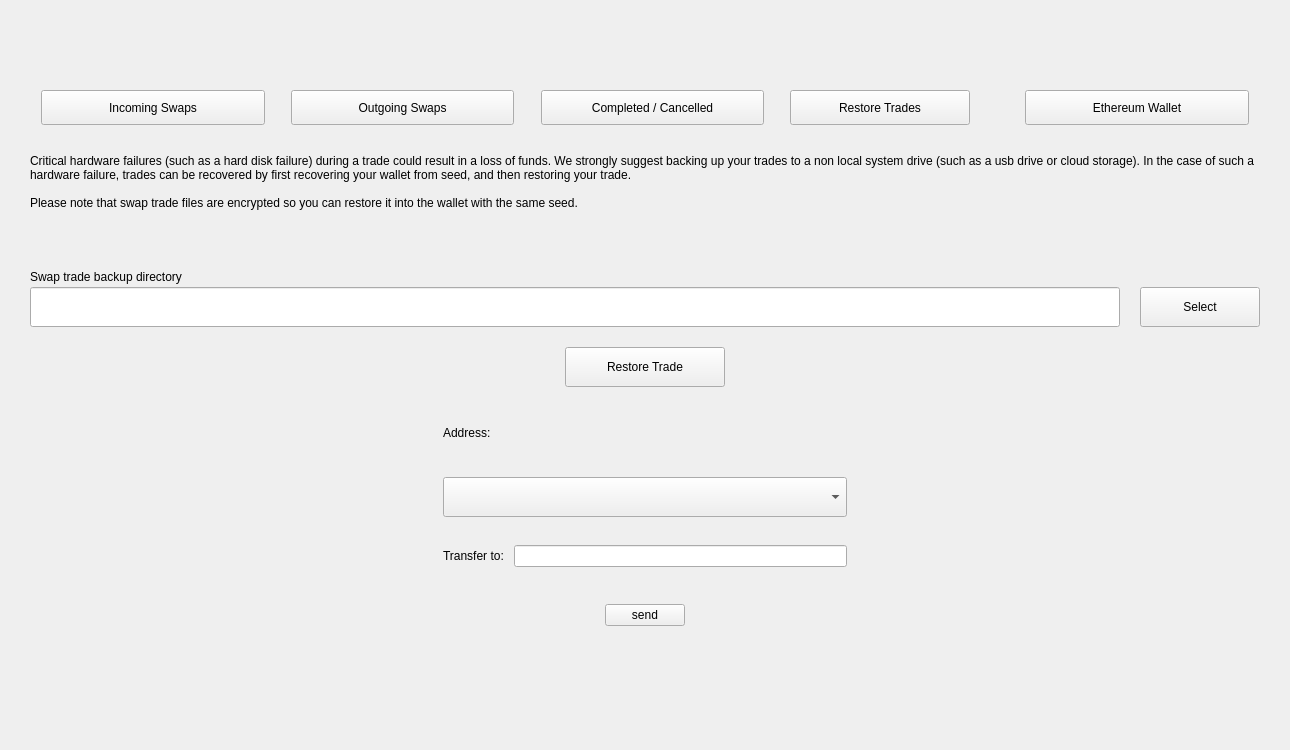
<?xml version="1.0" encoding="UTF-8"?>
<ui version="4.0">
 <class>SwapList</class>
 <widget class="QWidget" name="SwapList">
  <property name="geometry">
   <rect>
    <x>0</x>
    <y>0</y>
    <width>1290</width>
    <height>750</height>
   </rect>
  </property>
  <property name="windowTitle">
   <string>Form</string>
  </property>
  <layout class="QVBoxLayout" name="verticalLayout_3">
   <property name="spacing">
    <number>15</number>
   </property>
   <property name="leftMargin">
    <number>30</number>
   </property>
   <property name="topMargin">
    <number>90</number>
   </property>
   <property name="rightMargin">
    <number>30</number>
   </property>
   <property name="bottomMargin">
    <number>20</number>
   </property>
   <item>
    <layout class="QHBoxLayout" name="horizontalLayout_2" stretch="1,20,1,20,1,20,1,0,0,20,1">
     <item>
      <spacer name="horizontalSpacer_5">
       <property name="orientation">
        <enum>Qt::Horizontal</enum>
       </property>
       <property name="sizeHint" stdset="0">
        <size>
         <width>40</width>
         <height>20</height>
        </size>
       </property>
      </spacer>
     </item>
     <item>
      <widget class="control::MwcToolButtonUnderscore" name="incomingSwaps">
       <property name="minimumSize">
        <size>
         <width>180</width>
         <height>35</height>
        </size>
       </property>
       <property name="maximumSize">
        <size>
         <width>999</width>
         <height>35</height>
        </size>
       </property>
       <property name="toolTip">
        <string>Show accepted swap trades</string>
       </property>
       <property name="text">
        <string>Incoming Swaps</string>
       </property>
       <property name="checkable">
        <bool>true</bool>
       </property>
       <property name="popupMode">
        <enum>QToolButton::InstantPopup</enum>
       </property>
       <property name="toolButtonStyle">
        <enum>Qt::ToolButtonTextOnly</enum>
       </property>
      </widget>
     </item>
     <item>
      <spacer name="horizontalSpacer_6">
       <property name="orientation">
        <enum>Qt::Horizontal</enum>
       </property>
       <property name="sizeHint" stdset="0">
        <size>
         <width>40</width>
         <height>20</height>
        </size>
       </property>
      </spacer>
     </item>
     <item>
      <widget class="control::MwcToolButtonUnderscore" name="outgoingSwaps">
       <property name="minimumSize">
        <size>
         <width>180</width>
         <height>35</height>
        </size>
       </property>
       <property name="maximumSize">
        <size>
         <width>999</width>
         <height>35</height>
        </size>
       </property>
       <property name="toolTip">
        <string>Show accepted swap trades</string>
       </property>
       <property name="text">
        <string>Outgoing Swaps</string>
       </property>
       <property name="checkable">
        <bool>true</bool>
       </property>
       <property name="popupMode">
        <enum>QToolButton::InstantPopup</enum>
       </property>
       <property name="toolButtonStyle">
        <enum>Qt::ToolButtonTextOnly</enum>
       </property>
      </widget>
     </item>
     <item>
      <spacer name="horizontalSpacer_9">
       <property name="orientation">
        <enum>Qt::Horizontal</enum>
       </property>
       <property name="sizeHint" stdset="0">
        <size>
         <width>40</width>
         <height>20</height>
        </size>
       </property>
      </spacer>
     </item>
     <item>
      <widget class="control::MwcToolButtonUnderscore" name="completedSwaps">
       <property name="minimumSize">
        <size>
         <width>220</width>
         <height>35</height>
        </size>
       </property>
       <property name="maximumSize">
        <size>
         <width>999</width>
         <height>35</height>
        </size>
       </property>
       <property name="toolTip">
        <string>Show accepted swap trades</string>
       </property>
       <property name="text">
        <string>Completed / Cancelled</string>
       </property>
       <property name="checkable">
        <bool>true</bool>
       </property>
       <property name="popupMode">
        <enum>QToolButton::InstantPopup</enum>
       </property>
       <property name="toolButtonStyle">
        <enum>Qt::ToolButtonTextOnly</enum>
       </property>
      </widget>
     </item>
     <item>
      <spacer name="horizontalSpacer_14">
       <property name="orientation">
        <enum>Qt::Horizontal</enum>
       </property>
       <property name="sizeHint" stdset="0">
        <size>
         <width>40</width>
         <height>20</height>
        </size>
       </property>
      </spacer>
     </item>
     <item>
      <widget class="control::MwcToolButtonUnderscore" name="restoreTradesTab">
       <property name="minimumSize">
        <size>
         <width>180</width>
         <height>35</height>
        </size>
       </property>
       <property name="maximumSize">
        <size>
         <width>999</width>
         <height>35</height>
        </size>
       </property>
       <property name="toolTip">
        <string>Show accepted swap trades</string>
       </property>
       <property name="text">
        <string>Restore Trades</string>
       </property>
       <property name="checkable">
        <bool>true</bool>
       </property>
       <property name="popupMode">
        <enum>QToolButton::InstantPopup</enum>
       </property>
       <property name="toolButtonStyle">
        <enum>Qt::ToolButtonTextOnly</enum>
       </property>
      </widget>
     </item>
     <item>
      <spacer name="horizontalSpacer_11">
       <property name="orientation">
        <enum>Qt::Horizontal</enum>
       </property>
       <property name="sizeHint" stdset="0">
        <size>
         <width>40</width>
         <height>20</height>
        </size>
       </property>
      </spacer>
     </item>
     <item>
      <widget class="control::MwcToolButtonUnderscore" name="ethWalletTab">
       <property name="minimumSize">
        <size>
         <width>180</width>
         <height>35</height>
        </size>
       </property>
       <property name="maximumSize">
        <size>
         <width>999</width>
         <height>35</height>
        </size>
       </property>
       <property name="toolTip">
        <string>Ethereum Wallet</string>
       </property>
       <property name="text">
        <string>Ethereum Wallet</string>
       </property>
       <property name="checkable">
        <bool>true</bool>
       </property>
       <property name="popupMode">
        <enum>QToolButton::InstantPopup</enum>
       </property>
       <property name="toolButtonStyle">
        <enum>Qt::ToolButtonTextOnly</enum>
       </property>
      </widget>
     </item>
     <item>
      <spacer name="horizontalSpacer_10">
       <property name="orientation">
        <enum>Qt::Horizontal</enum>
       </property>
       <property name="sizeHint" stdset="0">
        <size>
         <width>40</width>
         <height>20</height>
        </size>
       </property>
      </spacer>
     </item>
    </layout>
   </item>
   <item>
    <widget class="QWidget" name="restoreTradeHolder" native="true">
     <property name="minimumSize">
      <size>
       <width>0</width>
       <height>0</height>
      </size>
     </property>
     <layout class="QVBoxLayout" name="verticalLayout_2">
      <property name="spacing">
       <number>20</number>
      </property>
      <property name="leftMargin">
       <number>0</number>
      </property>
      <property name="topMargin">
       <number>0</number>
      </property>
      <property name="rightMargin">
       <number>0</number>
      </property>
      <property name="bottomMargin">
       <number>0</number>
      </property>
      <item>
       <widget class="control::MwcLabelNormal" name="label">
        <property name="text">
         <string>
Critical hardware failures (such as a hard disk failure) during a trade could result in a loss of funds. We strongly suggest backing up your trades to a non local system drive (such as a usb drive or cloud storage). In the case of such a hardware failure, trades can be recovered by first recovering your wallet from seed, and then restoring your trade.

Please note that swap trade files are encrypted so you can restore it into the wallet with the same seed.</string>
        </property>
        <property name="alignment">
         <set>Qt::AlignLeading|Qt::AlignLeft|Qt::AlignVCenter</set>
        </property>
        <property name="wordWrap">
         <bool>true</bool>
        </property>
       </widget>
      </item>
      <item>
       <spacer name="verticalSpacer">
        <property name="orientation">
         <enum>Qt::Vertical</enum>
        </property>
        <property name="sizeHint" stdset="0">
         <size>
          <width>20</width>
          <height>40</height>
         </size>
        </property>
       </spacer>
      </item>
      <item>
       <layout class="QVBoxLayout" name="verticalLayout">
        <property name="spacing">
         <number>3</number>
        </property>
        <item>
         <widget class="control::MwcLabelSmall" name="label_10">
          <property name="maximumSize">
           <size>
            <width>16777215</width>
            <height>22</height>
           </size>
          </property>
          <property name="text">
           <string>Swap trade backup directory</string>
          </property>
         </widget>
        </item>
        <item>
         <layout class="QHBoxLayout" name="horizontalLayout">
          <property name="spacing">
           <number>20</number>
          </property>
          <item>
           <widget class="control::MwcLineEditNormal" name="swapBackupDir">
            <property name="minimumSize">
             <size>
              <width>0</width>
              <height>40</height>
             </size>
            </property>
            <property name="maximumSize">
             <size>
              <width>16777215</width>
              <height>40</height>
             </size>
            </property>
            <property name="toolTip">
             <string>Swap trades backup directory.</string>
            </property>
            <property name="maxLength">
             <number>64</number>
            </property>
           </widget>
          </item>
          <item>
           <widget class="control::MwcPushButtonNormal" name="selectBackupDirBtn">
            <property name="minimumSize">
             <size>
              <width>120</width>
              <height>40</height>
             </size>
            </property>
            <property name="maximumSize">
             <size>
              <width>120</width>
              <height>40</height>
             </size>
            </property>
            <property name="toolTip">
             <string>Select directory to backup swap trades</string>
            </property>
            <property name="text">
             <string>Select</string>
            </property>
           </widget>
          </item>
         </layout>
        </item>
       </layout>
      </item>
      <item>
       <layout class="QHBoxLayout" name="horizontalLayout_5">
        <item>
         <spacer name="horizontalSpacer_12">
          <property name="orientation">
           <enum>Qt::Horizontal</enum>
          </property>
          <property name="sizeHint" stdset="0">
           <size>
            <width>40</width>
            <height>20</height>
           </size>
          </property>
         </spacer>
        </item>
        <item>
         <widget class="control::MwcPushButtonNormal" name="restoreTradeBtn">
          <property name="minimumSize">
           <size>
            <width>160</width>
            <height>40</height>
           </size>
          </property>
          <property name="maximumSize">
           <size>
            <width>160</width>
            <height>40</height>
           </size>
          </property>
          <property name="text">
           <string>Restore Trade</string>
          </property>
         </widget>
        </item>
        <item>
         <spacer name="horizontalSpacer_13">
          <property name="orientation">
           <enum>Qt::Horizontal</enum>
          </property>
          <property name="sizeHint" stdset="0">
           <size>
            <width>40</width>
            <height>20</height>
           </size>
          </property>
         </spacer>
        </item>
       </layout>
      </item>
     </layout>
    </widget>
   </item>
   <item>
    <widget class="control::RichVBox" name="swapsTable" native="true">
     <property name="sizePolicy">
      <sizepolicy hsizetype="Preferred" vsizetype="Expanding">
       <horstretch>0</horstretch>
       <verstretch>0</verstretch>
      </sizepolicy>
     </property>
    </widget>
   </item>
   <item>
    <widget class="QWidget" name="ethWalletHolder" native="true">
     <property name="minimumSize">
      <size>
       <width>0</width>
       <height>200</height>
      </size>
     </property>
     <layout class="QHBoxLayout" name="horizontalLayout_7">
      <item>
       <spacer name="horizontalSpacer_15">
        <property name="orientation">
         <enum>Qt::Horizontal</enum>
        </property>
        <property name="sizeHint" stdset="0">
         <size>
          <width>396</width>
          <height>29</height>
         </size>
        </property>
       </spacer>
      </item>
      <item>
       <layout class="QVBoxLayout" name="verticalLayout_4">
        <item>
         <spacer name="verticalSpacer_3">
          <property name="orientation">
           <enum>Qt::Vertical</enum>
          </property>
          <property name="sizeHint" stdset="0">
           <size>
            <width>20</width>
            <height>40</height>
           </size>
          </property>
         </spacer>
        </item>
        <item>
         <widget class="QLabel" name="ethAddress">
          <property name="minimumSize">
           <size>
            <width>300</width>
            <height>0</height>
           </size>
          </property>
          <property name="text">
           <string>Address: </string>
          </property>
         </widget>
        </item>
        <item>
         <spacer name="verticalSpacer_9">
          <property name="orientation">
           <enum>Qt::Vertical</enum>
          </property>
          <property name="sizeType">
           <enum>QSizePolicy::Fixed</enum>
          </property>
          <property name="sizeHint" stdset="0">
           <size>
            <width>20</width>
            <height>40</height>
           </size>
          </property>
         </spacer>
        </item>
        <item>
         <widget class="control::MwcComboBox" name="ethTokenComboBox">
          <property name="sizePolicy">
           <sizepolicy hsizetype="Minimum" vsizetype="Fixed">
            <horstretch>0</horstretch>
            <verstretch>0</verstretch>
           </sizepolicy>
          </property>
          <property name="minimumSize">
           <size>
            <width>400</width>
            <height>40</height>
           </size>
          </property>
          <property name="maximumSize">
           <size>
            <width>16777215</width>
            <height>40</height>
           </size>
          </property>
         </widget>
        </item>
        <item>
         <spacer name="verticalSpacer_10">
          <property name="orientation">
           <enum>Qt::Vertical</enum>
          </property>
          <property name="sizeType">
           <enum>QSizePolicy::Fixed</enum>
          </property>
          <property name="sizeHint" stdset="0">
           <size>
            <width>20</width>
            <height>40</height>
           </size>
          </property>
         </spacer>
        </item>
        <item>
         <layout class="QHBoxLayout" name="horizontalLayout_3">
          <item>
           <widget class="QLabel" name="label_2">
            <property name="text">
             <string>Transfer to: </string>
            </property>
           </widget>
          </item>
          <item>
           <widget class="QLineEdit" name="lineEdit"/>
          </item>
         </layout>
        </item>
        <item>
         <spacer name="verticalSpacer_11">
          <property name="orientation">
           <enum>Qt::Vertical</enum>
          </property>
          <property name="sizeType">
           <enum>QSizePolicy::Fixed</enum>
          </property>
          <property name="sizeHint" stdset="0">
           <size>
            <width>20</width>
            <height>40</height>
           </size>
          </property>
         </spacer>
        </item>
        <item alignment="Qt::AlignHCenter">
         <widget class="control::MwcPushButtonNormal" name="pushButton">
          <property name="sizePolicy">
           <sizepolicy hsizetype="Maximum" vsizetype="Fixed">
            <horstretch>0</horstretch>
            <verstretch>0</verstretch>
           </sizepolicy>
          </property>
          <property name="minimumSize">
           <size>
            <width>80</width>
            <height>0</height>
           </size>
          </property>
          <property name="text">
           <string>send</string>
          </property>
         </widget>
        </item>
        <item>
         <spacer name="verticalSpacer_5">
          <property name="orientation">
           <enum>Qt::Vertical</enum>
          </property>
          <property name="sizeHint" stdset="0">
           <size>
            <width>20</width>
            <height>40</height>
           </size>
          </property>
         </spacer>
        </item>
       </layout>
      </item>
      <item>
       <spacer name="horizontalSpacer_4">
        <property name="orientation">
         <enum>Qt::Horizontal</enum>
        </property>
        <property name="sizeHint" stdset="0">
         <size>
          <width>396</width>
          <height>179</height>
         </size>
        </property>
       </spacer>
      </item>
     </layout>
    </widget>
   </item>
   <item>
    <widget class="QWidget" name="refreshBtnsHolder" native="true">
     <property name="minimumSize">
      <size>
       <width>0</width>
       <height>0</height>
      </size>
     </property>
     <layout class="QHBoxLayout" name="horizontalLayout_6">
      <property name="leftMargin">
       <number>0</number>
      </property>
      <property name="topMargin">
       <number>0</number>
      </property>
      <property name="rightMargin">
       <number>0</number>
      </property>
      <property name="bottomMargin">
       <number>0</number>
      </property>
      <item>
       <spacer name="horizontalSpacer">
        <property name="orientation">
         <enum>Qt::Horizontal</enum>
        </property>
        <property name="sizeHint" stdset="0">
         <size>
          <width>435</width>
          <height>17</height>
         </size>
        </property>
       </spacer>
      </item>
      <item>
       <widget class="control::MwcPushButtonRound" name="newTradeButton">
        <property name="minimumSize">
         <size>
          <width>40</width>
          <height>40</height>
         </size>
        </property>
        <property name="maximumSize">
         <size>
          <width>40</width>
          <height>40</height>
         </size>
        </property>
        <property name="cursor">
         <cursorShape>PointingHandCursor</cursorShape>
        </property>
        <property name="focusPolicy">
         <enum>Qt::NoFocus</enum>
        </property>
        <property name="toolTip">
         <string>Start new Swap Trade</string>
        </property>
        <property name="styleSheet">
         <string notr="true">border:none</string>
        </property>
        <property name="text">
         <string/>
        </property>
        <property name="icon">
         <iconset>
          <normaloff>:/img/Add.svg</normaloff>:/img/Add.svg</iconset>
        </property>
        <property name="iconSize">
         <size>
          <width>40</width>
          <height>40</height>
         </size>
        </property>
        <property name="autoDefault">
         <bool>false</bool>
        </property>
        <property name="flat">
         <bool>true</bool>
        </property>
       </widget>
      </item>
      <item>
       <spacer name="horizontalSpacer_3">
        <property name="orientation">
         <enum>Qt::Horizontal</enum>
        </property>
        <property name="sizeType">
         <enum>QSizePolicy::Fixed</enum>
        </property>
        <property name="sizeHint" stdset="0">
         <size>
          <width>37</width>
          <height>17</height>
         </size>
        </property>
       </spacer>
      </item>
      <item>
       <widget class="control::MwcPushButtonRound" name="refreshButton">
        <property name="minimumSize">
         <size>
          <width>40</width>
          <height>40</height>
         </size>
        </property>
        <property name="maximumSize">
         <size>
          <width>40</width>
          <height>40</height>
         </size>
        </property>
        <property name="cursor">
         <cursorShape>PointingHandCursor</cursorShape>
        </property>
        <property name="focusPolicy">
         <enum>Qt::NoFocus</enum>
        </property>
        <property name="toolTip">
         <string>Refresh Swap Trades list</string>
        </property>
        <property name="styleSheet">
         <string notr="true">border:none</string>
        </property>
        <property name="text">
         <string/>
        </property>
        <property name="icon">
         <iconset resource="../resources_desktop.qrc">
          <normaloff>:/img/Refresh@2x.svg</normaloff>:/img/Refresh@2x.svg</iconset>
        </property>
        <property name="iconSize">
         <size>
          <width>40</width>
          <height>40</height>
         </size>
        </property>
        <property name="autoDefault">
         <bool>false</bool>
        </property>
        <property name="flat">
         <bool>true</bool>
        </property>
       </widget>
      </item>
      <item>
       <spacer name="horizontalSpacer_2">
        <property name="orientation">
         <enum>Qt::Horizontal</enum>
        </property>
        <property name="sizeHint" stdset="0">
         <size>
          <width>434</width>
          <height>17</height>
         </size>
        </property>
       </spacer>
      </item>
     </layout>
    </widget>
   </item>
   <item>
    <layout class="QHBoxLayout" name="horizontalLayout_4">
     <property name="spacing">
      <number>0</number>
     </property>
     <item>
      <spacer name="horizontalSpacer_7">
       <property name="orientation">
        <enum>Qt::Horizontal</enum>
       </property>
       <property name="sizeHint" stdset="0">
        <size>
         <width>40</width>
         <height>20</height>
        </size>
       </property>
      </spacer>
     </item>
     <item>
      <widget class="control::MwcLabelProgress" name="progress">
       <property name="sizePolicy">
        <sizepolicy hsizetype="Minimum" vsizetype="Fixed">
         <horstretch>0</horstretch>
         <verstretch>0</verstretch>
        </sizepolicy>
       </property>
       <property name="minimumSize">
        <size>
         <width>50</width>
         <height>25</height>
        </size>
       </property>
       <property name="maximumSize">
        <size>
         <width>50</width>
         <height>25</height>
        </size>
       </property>
       <property name="text">
        <string/>
       </property>
      </widget>
     </item>
     <item>
      <widget class="QWidget" name="widget" native="true">
       <property name="minimumSize">
        <size>
         <width>1</width>
         <height>25</height>
        </size>
       </property>
       <property name="maximumSize">
        <size>
         <width>1</width>
         <height>25</height>
        </size>
       </property>
      </widget>
     </item>
     <item>
      <spacer name="horizontalSpacer_8">
       <property name="orientation">
        <enum>Qt::Horizontal</enum>
       </property>
       <property name="sizeHint" stdset="0">
        <size>
         <width>40</width>
         <height>20</height>
        </size>
       </property>
      </spacer>
     </item>
    </layout>
   </item>
  </layout>
 </widget>
 <customwidgets>
  <customwidget>
   <class>control::MwcPushButtonNormal</class>
   <extends>QPushButton</extends>
   <header>control_desktop/MwcPushButton.h</header>
  </customwidget>
  <customwidget>
   <class>control::MwcLabelNormal</class>
   <extends>QLabel</extends>
   <header>control_desktop/MwcLabel.h</header>
  </customwidget>
  <customwidget>
   <class>control::MwcLineEditNormal</class>
   <extends>QLineEdit</extends>
   <header>control_desktop/MwcLineEdit.h</header>
  </customwidget>
  <customwidget>
   <class>control::MwcLabelSmall</class>
   <extends>QLabel</extends>
   <header>control_desktop/MwcLabel.h</header>
  </customwidget>
  <customwidget>
   <class>control::MwcLabelProgress</class>
   <extends>QLabel</extends>
   <header>control_desktop/MwcLabelProgress.h</header>
  </customwidget>
  <customwidget>
   <class>control::RichVBox</class>
   <extends>QWidget</extends>
   <header>control_desktop/richvbox.h</header>
   <container>1</container>
  </customwidget>
  <customwidget>
   <class>control::MwcPushButtonRound</class>
   <extends>QPushButton</extends>
   <header>control_desktop/MwcPushButton.h</header>
  </customwidget>
  <customwidget>
   <class>control::MwcToolButtonUnderscore</class>
   <extends>QToolButton</extends>
   <header>control_desktop/MwcToolButton.h</header>
  </customwidget>
  <customwidget>
   <class>control::MwcComboBox</class>
   <extends>QComboBox</extends>
   <header>control_desktop/MwcComboBox.h</header>
  </customwidget>
 </customwidgets>
 <resources>
  <include location="../resources_desktop.qrc"/>
 </resources>
 <connections/>
</ui>
